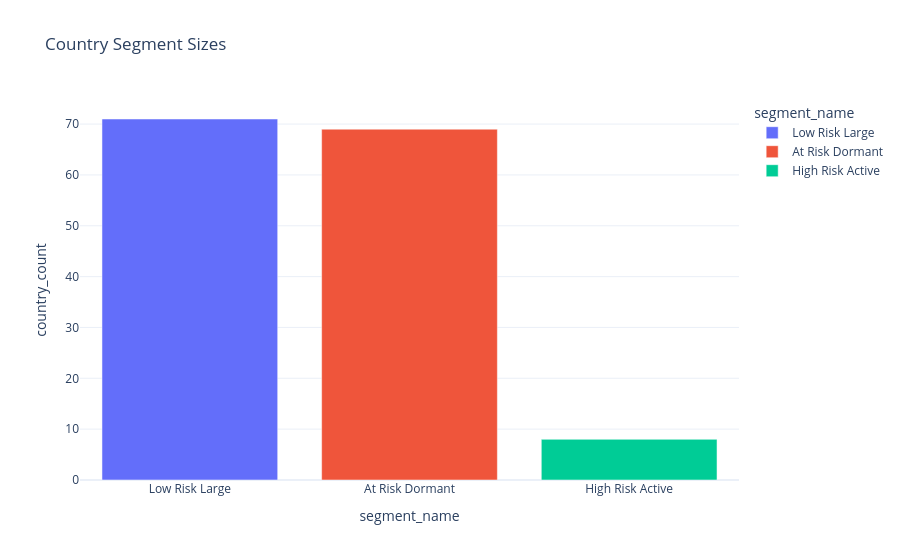

The notebook cell this image was saved under:
### Code cell
cluster_sizes = country_df['segment_name'].value_counts().reset_index()
cluster_sizes.columns = ['segment_name', 'country_count']
size_fig = px.bar(
    cluster_sizes, x='segment_name', y='country_count', color='segment_name',
    title='Country Segment Sizes', template='plotly_white'
)
size_fig.write_image(FIGURES_DIR / 'cluster_sizes.png', width=900, height=600)
size_fig.show()

### Figure 1 — Plotly figure (JSON) as saved in the notebook; plotly's stock layout.template omitted (floating-point values rounded to 4 significant figures)
{"data": [{"hovertemplate": "segment_name=%{x}<br>country_count=%{y}<extra></extra>", "legendgroup": "Low Risk Large", "marker": {"color": "#636efa", "pattern": {"shape": ""}}, "name": "Low Risk Large", "orientation": "v", "showlegend": true, "textposition": "auto", "type": "bar", "x": ["Low Risk Large"], "xaxis": "x", "y": [71], "yaxis": "y"}, {"hovertemplate": "segment_name=%{x}<br>country_count=%{y}<extra></extra>", "legendgroup": "At Risk Dormant", "marker": {"color": "#EF553B", "pattern": {"shape": ""}}, "name": "At Risk Dormant", "orientation": "v", "showlegend": true, "textposition": "auto", "type": "bar", "x": ["At Risk Dormant"], "xaxis": "x", "y": [69], "yaxis": "y"}, {"hovertemplate": "segment_name=%{x}<br>country_count=%{y}<extra></extra>", "legendgroup": "High Risk Active", "marker": {"color": "#00cc96", "pattern": {"shape": ""}}, "name": "High Risk Active", "orientation": "v", "showlegend": true, "textposition": "auto", "type": "bar", "x": ["High Risk Active"], "xaxis": "x", "y": [8], "yaxis": "y"}], "layout": {"barmode": "relative", "legend": {"title": {"text": "segment_name"}, "tracegroupgap": 0}, "title": {"text": "Country Segment Sizes"}, "xaxis": {"anchor": "y", "categoryarray": ["Low Risk Large", "At Risk Dormant", "High Risk Active"], "categoryorder": "array", "domain": [0.0, 1.0], "title": {"text": "segment_name"}}, "yaxis": {"anchor": "x", "domain": [0.0, 1.0], "title": {"text": "country_count"}}}}
